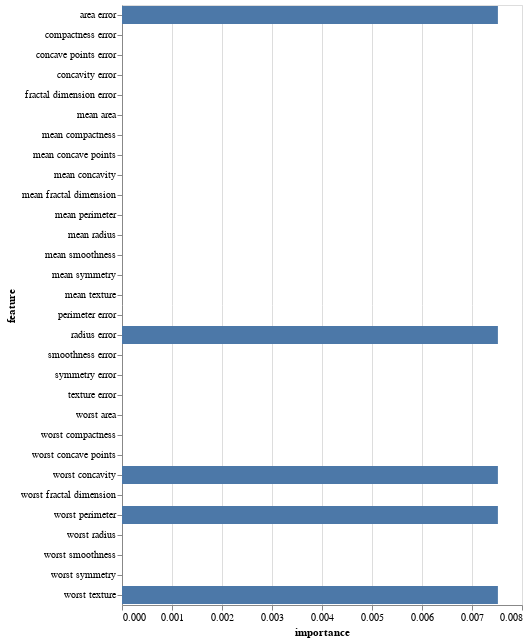

Notebook cell for this chart:
### Code cell
import altair as alt
alt.Chart(varimp_df).mark_bar().encode(
    x='importance',
    y="feature"
)

### Figure 1 — Vega-Lite specification as saved in the notebook (floating-point values rounded to 4 significant figures)
{"config": {"view": {"continuousWidth": 400, "continuousHeight": 300}}, "data": {"name": "data-51d12049c5fb699813eb94b64e116a9c"}, "mark": "bar", "encoding": {"x": {"type": "quantitative", "field": "importance"}, "y": {"type": "nominal", "field": "feature"}}, "$schema": "https://vega.github.io/schema/vega-lite/v4.8.1.json", "datasets": {"data-51d12049c5fb699813eb94b64e116a9c": [{"feature": "mean radius", "importance": 0.0}, {"feature": "mean texture", "importance": 0.0}, {"feature": "mean perimeter", "importance": 0.0}, {"feature": "mean area", "importance": 0.0}, {"feature": "mean smoothness", "importance": 0.0}, {"feature": "mean compactness", "importance": 0.0}, {"feature": "mean concavity", "importance": 0.0}, {"feature": "mean concave points", "importance": 0.0}, {"feature": "mean symmetry", "importance": 0.0}, {"feature": "mean fractal dimension", "importance": 0.0}, {"feature": "radius error", "importance": 0.007518}, {"feature": "texture error", "importance": 0.0}, {"feature": "perimeter error", "importance": 0.0}, {"feature": "area error", "importance": 0.007518}, {"feature": "smoothness error", "importance": 0.0}, {"feature": "compactness error", "importance": 0.0}, {"feature": "concavity error", "importance": 0.0}, {"feature": "concave points error", "importance": 0.0}, {"feature": "symmetry error", "importance": 0.0}, {"feature": "fractal dimension error", "importance": 0.0}, {"feature": "worst radius", "importance": 0.0}, {"feature": "worst texture", "importance": 0.007518}, {"feature": "worst perimeter", "importance": 0.007518}, {"feature": "worst area", "importance": 0.0}, {"feature": "worst smoothness", "importance": 0.0}, {"feature": "worst compactness", "importance": 0.0}, {"feature": "worst concavity", "importance": 0.007518}, {"feature": "worst concave points", "importance": 0.0}, {"feature": "worst symmetry", "importance": 0.0}, {"feature": "worst fractal dimension", "importance": 0.0}]}}
